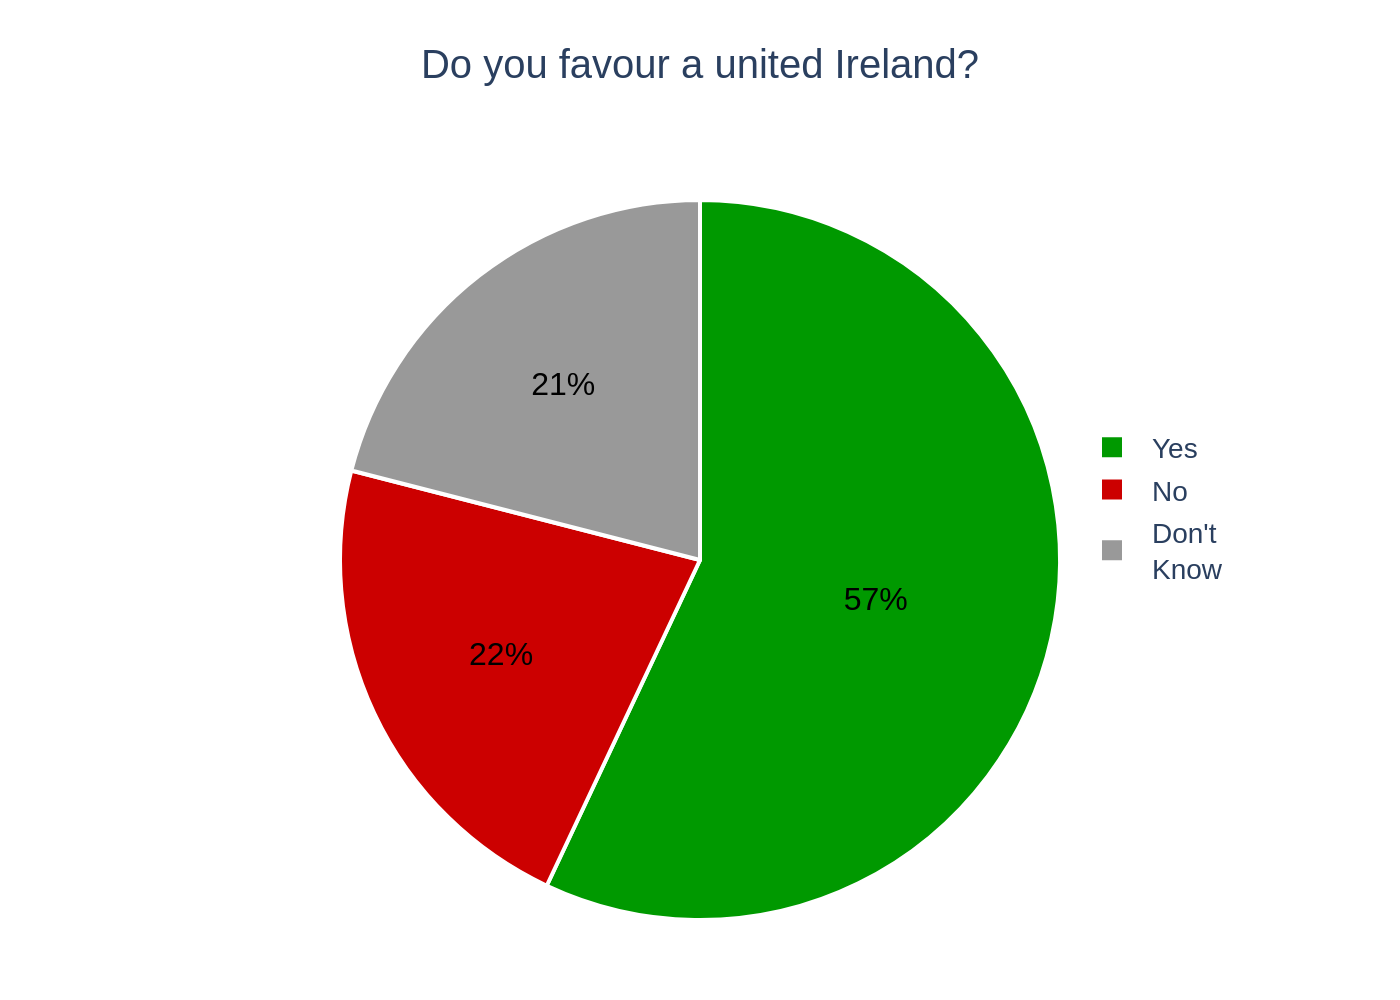

Write the Python code that produced this figure.
import sys
import json
import plotly.graph_objects as go
from pathlib import Path

if len(sys.argv) != 2:
    print(f"Usage: python {Path(__file__).name} <json_file_path>")
    sys.exit(1)

json_file_path = Path(sys.argv[1])
if not json_file_path.is_file():
    print(f"Error: File not found at {json_file_path}")
    sys.exit(1)

with open(json_file_path, 'r', encoding='utf-8') as f:
    chart_spec = json.load(f)

chart_data = chart_spec['chart_data']
texts = chart_spec['texts']
colors = chart_spec['colors']

labels = [item['label'] for item in chart_data]
values = [item['value'] for item in chart_data]

fig = go.Figure(data=[go.Pie(
    labels=labels,
    values=values,
    marker=dict(
        colors=colors,
        line=dict(color='#FFFFFF', width=2)
    ),
    textinfo='percent',
    texttemplate='%{value}%',
    textfont=dict(size=16, color='black'),
    hoverinfo='label+percent',
    sort=False,
    direction='clockwise',
    showlegend=True
)])

fig.update_layout(
    title=dict(
        text=texts['title'],
        x=0.5,
        y=0.95,
        xanchor='center',
        yanchor='top',
        font=dict(size=20)
    ),
    legend=dict(
        x=0.8,
        y=0.7,
        xanchor='left',
        yanchor='top',
        traceorder='normal',
        font=dict(size=14)
    ),
    font=dict(
        family="Arial"
    ),
    margin=dict(t=100, b=40, l=40, r=40),
    paper_bgcolor='white',
    plot_bgcolor='white'
)

output_filename_base = json_file_path.stem
output_path = f"{output_filename_base}.png"

fig.write_image(output_path, scale=2)

print(f"Chart saved to {output_path}")
